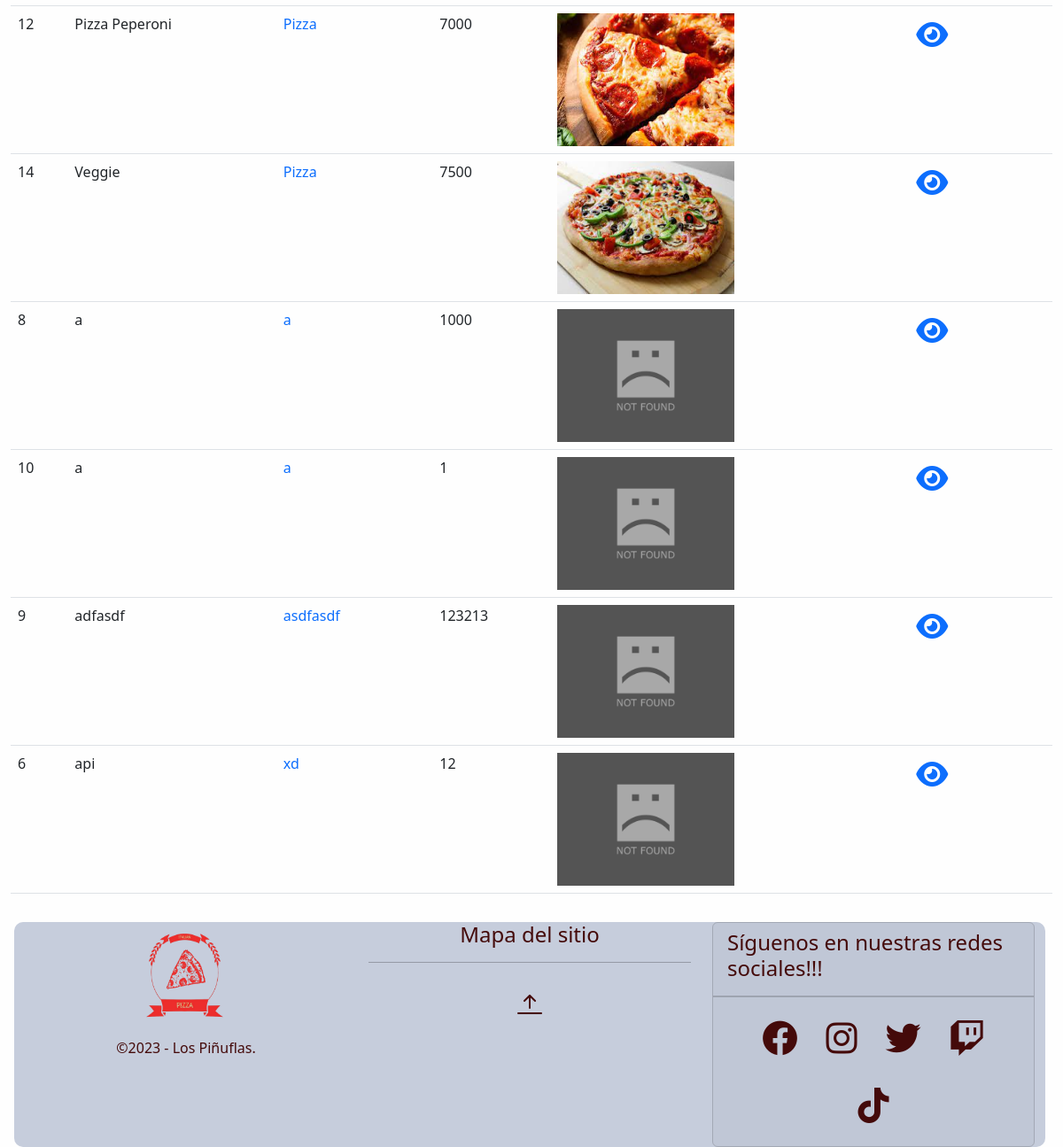
The app's page /crud/principales/ (signed in, lower part), older data.
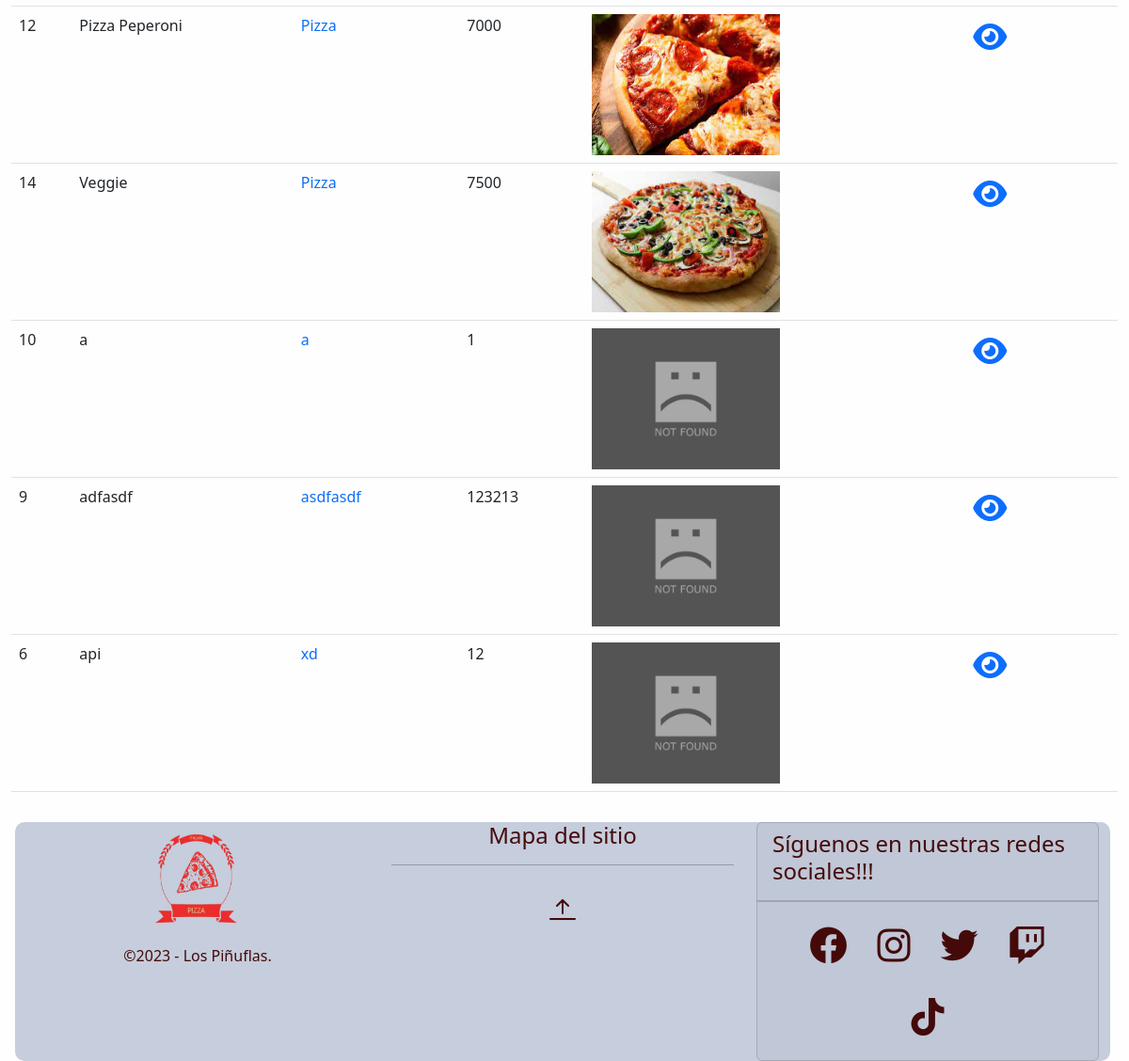
The same page, newer data.
### crud/models.py (models this page shows, shortened)
class Principal(models.Model):
    nombre=models.CharField(max_length=20)
    categoria=models.CharField(max_length=20)
    precio=models.IntegerField()
    image = models.ImageField(verbose_name='Imagen',upload_to='media/principal',null=True,blank=True)
    class Meta:
        verbose_name = 'principal'
        verbose_name_plural = 'principales'
        ordering = ['categoria','nombre']

### crud/views.py (the view)
# urls.py: path('principales/', principal_list),
def principal_list(request):
    if 'usuario' not in request.session:
        return redirect("/sesion/")
    context = {'principales': Principal.objects.all()}
    return render(request,'crud/principales.html',context)

### crud/templates/crud/principales.html (shortened to what this page needs)
{% extends 'crud/base.html' %}
{% load static %}
{% block content %}
<div class="container-fluid my-2">
    <div class="table-responsive">
        <table class="table">
            <tbody>
                {% for principal in principales %}
                <tr>
                    <td>{{principal.id}}</td>
                    <td>{{principal.nombre}}</td>
                    <td>
                        <a class= "text-decoration-none" href="/crud/principales/categoria/{{principal.categoria}}">{{principal.categoria}}</a>
                    </td>
                    <td>{{principal.precio}}</td>
                    <td>
                        {% if principal.image %}
                        <img class="img-view" src="{{principal.image.url}}" alt="{{principal.title}}">
                        {% else%}
                        <img class="img-view" src="{% static 'crud/img/image_not_found.jpg' %}" alt="INF">
                        {% endif %}
                    </td>
                    <td>
                        <a class="text-decoration-none" href="{% url 'principal-detail' principal_id=principal.id %}">
                            <span class="text-primary fs-2">
                                <i class="fa-solid fa-eye"></i>
                            </span>
                        </a>
                    </td>
                </tr>
                {% endfor %}
            </tbody>
        </table>
    </div>
</div>
{% endblock %}

### crud/templates/crud/base.html (shortened to what this page needs)
{% load static %}
<!DOCTYPE html>
<html lang="es-Cl" new-data-bs-theme="light">
<head>
    <link rel="stylesheet" href="https://cdnjs.cloudflare.com/ajax/libs/font-awesome/6.4.0/css/all.min.css"
 />
    <link rel="stylesheet" href="{% static 'core/css/bootstrap.min.css' %}">
    <link rel="stylesheet" href="{% static 'core/css/styles.css' %}">
    <link rel="stylesheet" href="{% static 'core/css/colors.css' %}">
    <link rel="stylesheet" href="{% static 'crud/css/imagenes.css' %}">
    <link rel="stylesheet" href="https://cdn.jsdelivr.net/npm/bootstrap-icons@1.3.0/font/bootstrap-icons.css">
</head>
<body class="colors-middle" formato="light">
    <main>
        {% block content %}{% endblock %}
    </main>
    <footer class="colors-top-bottom diseño-footer row">
        <div class="col-md-4 text-center">
            <img class="d-inline footer-img" src="{% static 'core/img/Logo-final.png' %}" alt="RESTAURANT">
            <br>
            <p class="d-inline color-text-bottom">&copy;2023 - Los Piñuflas. </p>
        </div>
        <div class="col-md-4 text-center">
            <h4 class="color-text-bottom">Mapa del sitio</h4>
            <hr>
            <ul class="nav flex-column mt-2">
                <li class="nav-item">
                    <a href="#ancla" class="new-nav-link-bottom color-text-bottom diseño-nav-item"><i class="bi bi-arrow-bar-up"></i></a>
                </li>
            </ul>
        </div>
        <div class="col-md-4 footer-right-part">
            <div class="card bg-transparent">
                <div class="card-header">
                    <h4 class="card-title color-text-bottom">Síguenos en nuestras redes sociales!!!</h4>
                </div>
                <div class="card-footer">
                    <ul class="nav footer-right-part">
                        <li>
                            <a class="new-nav-link-bottom color-text-bottom diseño-nav-item" href="http://www.instagram.com" target="">
                                <span class="fs-1">
                                    <i class="fa-brands fa-facebook"></i>
                                </span>
                            </a>
                        </li>
                        <li>
                            <a class="new-nav-link-bottom color-text-bottom diseño-nav-item" href="http://www.facebook.com" target="">
                                <span class="fs-1">
                                    <i class="fa-brands fa-instagram"></i>
                                </span>
                            </a>
                        </li>
                        <li>
                            <a class="new-nav-link-bottom color-text-bottom diseño-nav-item" href="http://www.twitter.com" target="">
                                <span class="fs-1">
                                    <i class="fa-brands fa-twitter"></i>
                                </span>
                            </a>
                        </li>
                        <li>
                            <a class="new-nav-link-bottom color-text-bottom diseño-nav-item" href="http://www.twitch.com" target="">
                                <span class="fs-1">
                                    <i class="fa-brands fa-twitch"></i>
                                </span>
                            </a>
                        </li>
                        <li>
                            <a class="new-nav-link-bottom color-text-bottom diseño-nav-item" href="http://www.tiktok.com" target="">
                                <span class="fs-1">
                                    <i class="fa-brands fa-tiktok"></i>
                                </span>
                            </a>
                        </li>
                    </ul>
                </div>
            </div>
        </div>
    </footer>
</body>
</html>

### core/static/core/css/styles.css (style rules this page uses)
.footer-img { width: 150px; height: 150px; }

### core/static/core/css/colors.css (style rules this page uses)
:root,[new-data-bs-theme="light"] { --clr-light:#FFF9DE; --crl-dark:#67d4f5; --clr-primary:#5350ff; --clr-secondary:#FFD3B0; --clr-accent:#f54141; --clr-accent2:#440a0a; --bg-top-bottom:#c6cddc; --bg-middle:#fefefe; --text-top: black; --text-middle: black; --text-bottom:black; --fg: var(--clr-light); --bg: var(--crl-dark); }
body { background-color: #2C3333; }
.colors-top-bottom { background-color: var(--bg-top-bottom); transition: color 1.7s ease-in-out, background-color 1.2s ease-in-out; }
.colors-middle { background: var(--bg-middle); color: var(--text-middle); transition: background-color 1.2s ease-in-out; }
.color-text-bottom { color: var(--clr-accent2); transition: color 1.7s ease-in-out, background-color 1.2s ease-in-out; }
.logo img, .footer-img { height: 130px; }
.diseño-nav-item { padding-inline: 0.5rem; padding-block: 0rem; }
.diseño-footer { padding: 0rem 0rem; border-radius: 10px 10px; margin: 1rem 20px 0rem 1rem; }
.bi-arrow-bar-up { font-size: 200%; cursor: pointer; }
.new-nav-link-bottom { display: flex; flex-wrap: wrap; padding-left: 0; margin-bottom: 0; list-style: none; display: block; padding: 0.5rem 1rem; text-decoration: none; background: none; border: 0; transition: color 0.15s ease-in-out, background-color 0.15s ease-in-out, border-color 0.15s ease-in-out; }
.footer-right-part { display: flex; text-decoration: none; justify-content: center; align-content: center; }

### crud/static/crud/css/imagenes.css (style rules this page uses)
.img-view { height: 150px; width: 200px; }

Row changes from the older to the newer data that the page shows:
removed Principal: id "8", nombre "a", categoria "a", precio "1000"
